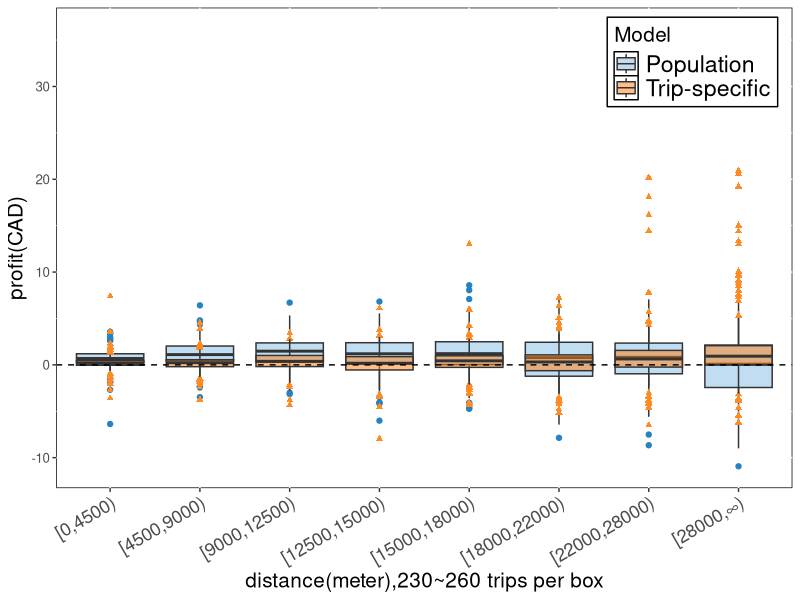

The R source for this figure:
## ---- chunk 1
knitr::opts_chunk$set(echo = TRUE)
## ---- chunk 2
library(ggplot2)
## ---- chunk 3
user_data <- read.csv("plot/plot_data/plot6_data.csv")
## ---- chunk 4
breaks <- c(0, 4500, 9000, 12500, 15000, 18000, 22000, 28000, Inf)
user_data$dist_group <- cut(
    user_data$distance,
    breaks = breaks,
    include.lowest = TRUE,
    right = FALSE
)

n_groups <- length(levels(user_data$dist_group))
table(user_data$dist_group)
## ---- chunk 5
fontsize <- 4.3
ggplot(user_data) +
    geom_boxplot(
        aes(
            x = dist_group,
            y = profit_population,
            fill = "Population"
        ),
        alpha = 0.5,
        outlier.colour = "#2682c3",
        outlier.shape = 19,
        outlier.alpha = 1
    ) +
    geom_boxplot(
        aes(
            x = dist_group,
            y = profit_trip_specific,
            fill = "Trip-specific"
        ),
        alpha = 0.5,
        outlier.colour = "#ff8b25",
        outlier.shape = 17,
        outlier.alpha = 1
    ) +
    labs(x = "distance(meter),230~260 trips per box", y = "profit(CAD)") +
    scale_fill_manual(
        name = "Model",
        values = c("Population" = "#83bce6", "Trip-specific" = "#ff7f0e")
    ) +
    geom_hline(yintercept = 0, linetype = "dashed", color = "black") +
    scale_x_discrete(
        labels = function(x) {
            sapply(levels(user_data$dist_group), function(level) {
                interval <- unlist(strsplit(gsub("[\\[\\)]", "", level), ","))
                start <- format(as.numeric(interval[1]), scientific = FALSE, big.mark = "")
                end <- ifelse(interval[2] == "Inf]", "∞", format(as.numeric(interval[2]), scientific = FALSE, big.mark = ""))
                paste0("[", start, ",", end, ")")
            })
        }
    ) +
    theme(
        axis.text.x = element_text(angle = 30, hjust = 1, size = rel(1 * fontsize)),
        text = element_text(size = rel(0.9 * fontsize)),
        plot.title = element_text(size = rel(fontsize)),
        legend.text = element_text(size = rel(fontsize)),
        legend.position = c(0.98, 0.98),
        legend.justification = c(1, 1),
        legend.background = element_rect(fill = "white", colour = "black"),
        legend.margin = margin(5, 5, 5, 5),
        panel.background = element_rect(fill = "white", colour = "black"),
        panel.grid = element_line(colour = "white")
    )
